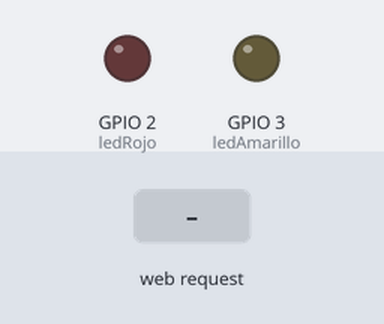
The sketch below on a simulated ESP32. On the bench: output pins drawn as LEDs (lit = HIGH). The inputs (shaded band) are chosen by the test bench. WiFi joins after 1.5 s; servers stay silent unless stated; what the sketch prints to the serial monitor is not drawn.

Above: at 3.2 s.
3.3 s: HTTP request GET /rojo received
At 4.5 s:
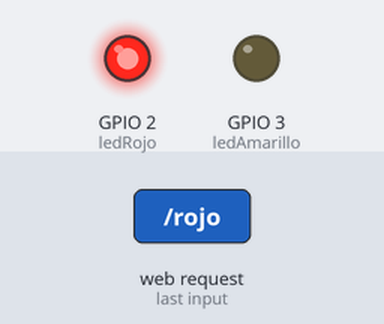
4.8 s: HTTP request GET /amarillo received
At 5.7 s:
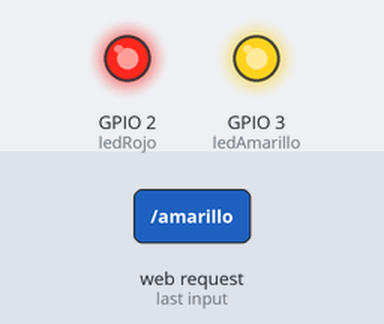
Timing chart, 0 to 7.8 s (numbered marks = the images above; inputs shaded):
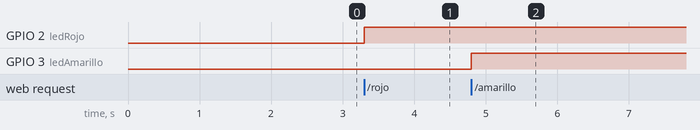

Measured:
- after the input at 3.3 s, GPIO 2 (ledRojo): LOW → HIGH at once
- after the input at 4.8 s, GPIO 3 (ledAmarillo): LOW → HIGH at once

The sketch:

servidor-web.ino
```cpp
// Práctica 11: Servidor Web - Control desde el Navegador

// Importamos las bibliotecas necesarias
#include <WiFi.h>
#include <WebServer.h>

// Definimos las constantes de pines
const int ledRojo = 2;     // Pin del LED rojo
const int ledAmarillo = 3; // Pin del LED amarillo

// Creación del servidor web
WebServer server(80); // Servidor web en el puerto 80 (puerto HTTP estándar)

void setup() {
  Serial.begin(115200);

  // Inicializamos los pines como entradas/salidas
  pinMode(ledRojo, OUTPUT);
  pinMode(ledAmarillo, OUTPUT);

  // Establecemos el LED rojo en estado apagado al inicio
  digitalWrite(ledRojo, LOW);

  // Conectamos a la red Wi-Fi
  WiFi.begin("TU_RUED_NAME", "TU_CONTRASEÑA");

  while (WiFi.status() != WL_CONNECTED) {
    delay(1000);
    Serial.println("Conectando a la red...");
  }

  // Mostramos el mensaje de conexión exitosa en la consola serial
  Serial.println("Conexión establecida con éxito!");
  Serial.print("Dirección IP: ");
  Serial.println(WiFi.localIP());

  // Configuramos el servidor web
  server.on("/", handleRoot);
  server.on("/rojo", handleRojo);
  server.on("/amarillo", handleAmarillo);

  // Iniciamos el servidor web
  server.begin();
}

void loop() {
  // Procesamos las solicitudes del servidor web en segundo plano
  server.handleClient();

  // Mantenemos la ejecución de la tarea principal para evitar que se bloquee el sistema
  delay(1);
}

// Función para manejar la página raíz
void handleRoot() {
  String mensaje = "<h1>Página de control</h1><br><a href=\"/rojo\">Encender LED Rojo</a><br><a href=\"/amarillo\">Encender LED Amarillo</a>";

  server.send(200, "text/html", mensaje);
}

// Función para manejar la petición de encendido del LED rojo
void handleRojo() {
  // Encendemos el LED rojo
  digitalWrite(ledRojo, HIGH);

  String mensaje = "<h1>LED Rojo Encendido</h1>";

  server.send(200, "text/html", mensaje);
}

// Función para manejar la petición de encendido del LED amarillo
void handleAmarillo() {
  // Encendemos el LED amarillo
  digitalWrite(ledAmarillo, HIGH);

  String mensaje = "<h1>LED Amarillo Encendido</h1>";

  server.send(200, "text/html", mensaje);
}
```
